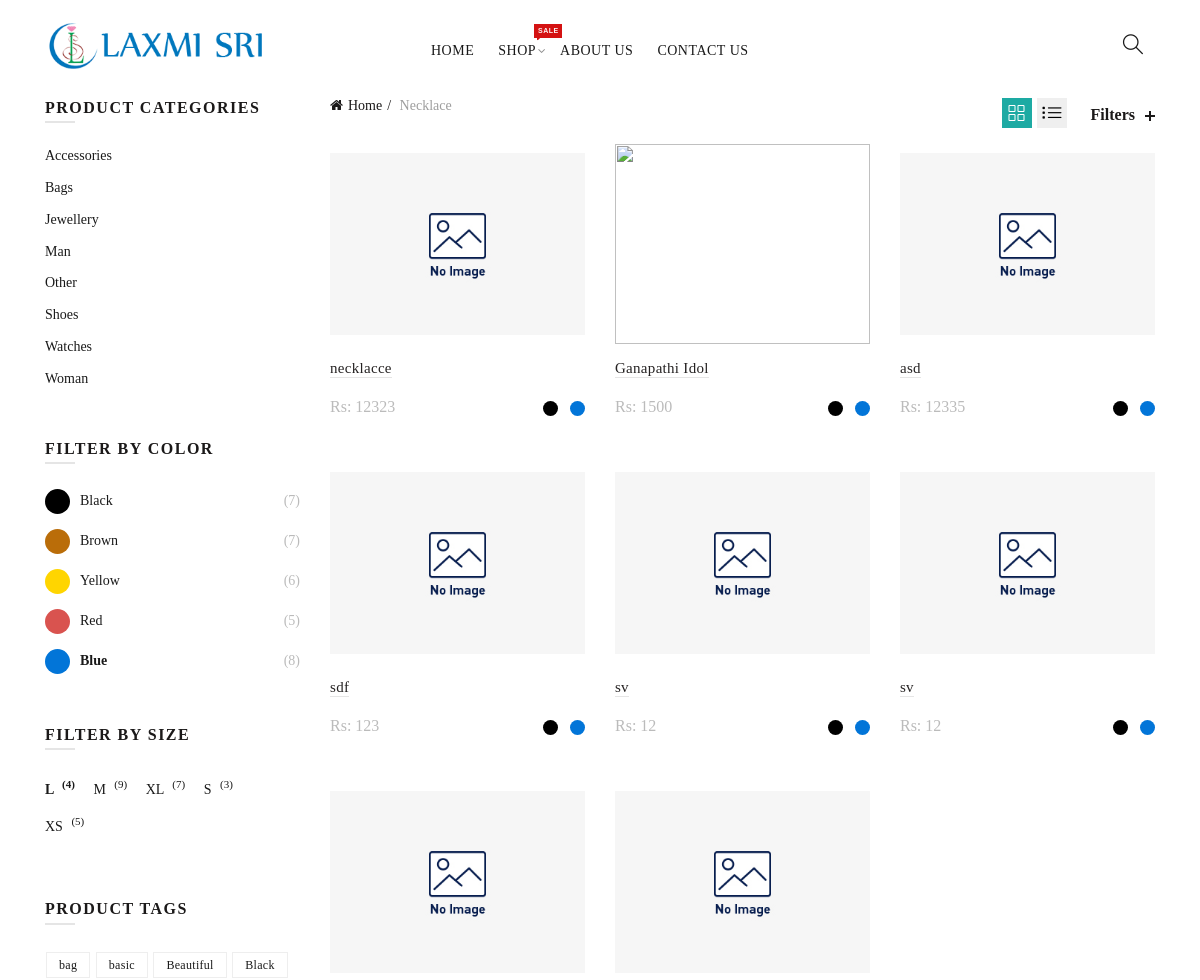
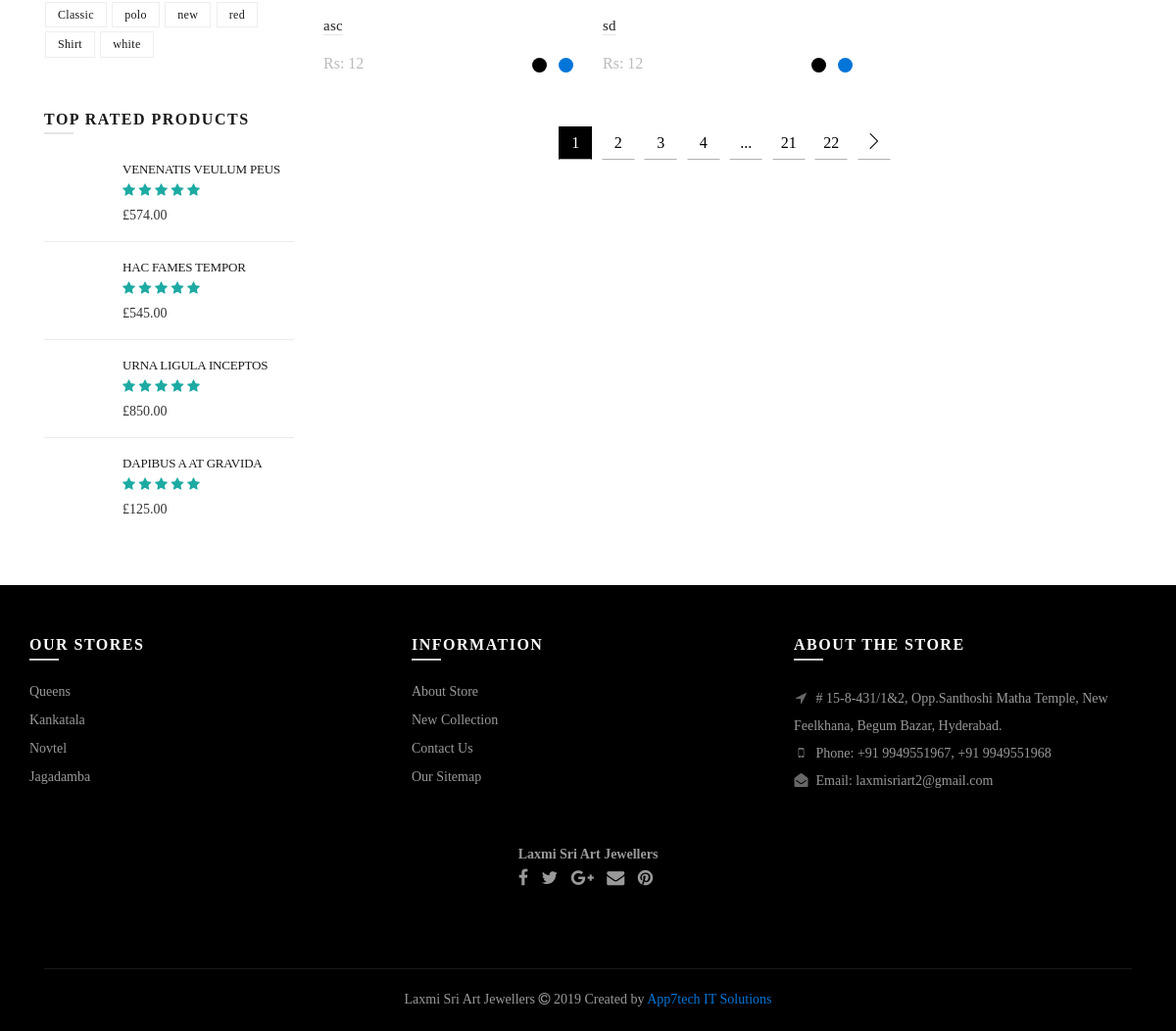
The app's page /products.php?category=2 with its own data (2 pictures, top to bottom).
### tables this page shows
CREATE TABLE `categories` (
  `category_id` int(11) NOT NULL,
  `category_name` varchar(255) NOT NULL,
  `featured` enum('yes','no') NOT NULL DEFAULT 'no',
  `status` int(11) NOT NULL DEFAULT '1',
  `date_time` datetime NOT NULL
);

CREATE TABLE `products` (
  `product_id` int(11) NOT NULL,
  `name` varchar(255) NOT NULL,
  `description` longtext NOT NULL,
  `price` float NOT NULL,
  `offer_price` float NOT NULL,
  `category_id` int(11) NOT NULL,
  `social_links` longtext NOT NULL,
  `images` longtext NOT NULL,
  `featured` int(11) NOT NULL DEFAULT '0',
  `offer` int(11) NOT NULL DEFAULT '0',
  `status` int(11) NOT NULL DEFAULT '1',
  `date_time` datetime NOT NULL
);

### products.php (the view, shortened to what this page needs)
<!DOCTYPE html>
<html>
    <head>
		<?php include_once('includes/head.php'); ?>
	</head>
    <body>
		<?php include_once('includes/header.php'); ?>
            <div class="container">
                <div class="row clearfix">
                <div class="col-xl-3 col-lg-3 col-mb-4 col-sm-12 col-xs-12">
                    <div class="b-sidebar">
                    <div class="b-filters_inner_area p-0">
                        <div class="b-sidebar_widget">
                        <h5 class="b-filter_title">PRODUCT CATEGORIES</h5>
                        <form action="#">
                            <ul>
                            <li><a href="#">Accessories</a></li>
                            <li><a href="#">Bags</a></li>
                            <li><a href="#">Jewellery</a></li>
                            <li><a href="#">Man</a></li>
                            <li><a href="#">Other</a></li>
                            <li><a href="#">Shoes</a></li>
                            <li><a href="#">Watches</a></li>
                            <li><a href="#">Woman</a></li>
                            </ul>
                        </form>
                        </div>
                        <div class="b-sidebar_widget">
                        <h5 class="b-filter_title">FILTER BY COLOR</h5>
                        <form action="#">
                            <ul class="b-color_filter">
                            <li>
                                <a href="#">
                                <span class="b-color_circle b-black"></span>
                                Black
                                </a>
                                <span class="b-count float-right">(7)</span>
                            </li>
                            <li>
                                <a href="#">
                                <span class="b-color_circle b-brown"></span>
                                Brown
                                </a>
                                <span class="b-count float-right">(7)</span>
                            </li>
                            <li>
                                <a href="#">
                                <span class="b-color_circle b-yellow"></span>
                                Yellow
                                </a>
                                <span class="b-count float-right">(6)</span>
                            </li>
                            <li>
                                <a href="#">
                                <span class="b-color_circle b-red"></span>
                                Red
                                </a>
                                <span class="b-count float-right">(5)</span>
                            </li>
                            <li>
                                <a href="#" class="b-acitve">
                                <span class="b-color_circle b-blue"></span>
                                Blue
                                </a>
                                <span class="b-count float-right">(8)</span>
                            </li>
                            </ul>
                        </form>
                        </div>
                        <div class="b-sidebar_widget">
                        <h5 class="b-filter_title">FILTER BY SIZE</h5>
                        <form action="#">
                            <ul class="b-list_ib">
                            <li><a href="#" class="b-acitve">L <span class="b-count_number">(4)</span></a></li>
                            <li><a href="#">M <span class="b-count_number">(9)</span></a></li>
                            <li><a href="#">XL <span class="b-count_number">(7)</span></a></li>
                            <li><a href="#">S <span class="b-count_number">(3)</span></a></li>
                            <li><a href="#">XS <span class="b-count_number">(5)</span></a></li>
                            </ul>
                        </form>
                        </div>
                        <div class="b-sidebar_widget">
                        <h5 class="b-filter_title">PRODUCT TAGS</h5>
                        <ul class="pl-0 b-tag_list">
                            <li><a href="#">bag</a></li>
                            <li><a href="#">basic</a></li>
                            <li><a href="#">Beautiful</a></li>
                            <li><a href="#">Black</a></li>
                            <li><a href="#">Classic</a></li>
                            <li><a href="#">polo</a></li>
                            <li><a href="#">new</a></li>
                            <li><a href="#">red</a></li>
                            <li><a href="#">Shirt</a></li>
                            <li><a href="#">white</a></li>
                        </ul>
                        </div>
                        <div class="b-sidebar_widget">
                        <h5 class="b-filter_title">Top rated products</h5>
                        <ul class="pl-0 mb-0 list-unstyled b-rated_product">
                            <li>
                            <h3><a href="#">VENENATIS VEULUM PEUS</a></h3>
                            <span class="d-block mb-2">
                                <i class="fa fa-star"></i>
                                <i class="fa fa-star"></i>
                                <i class="fa fa-star"></i>
                                <i class="fa fa-star"></i>
                                <i class="fa fa-star"></i>
                            </span>
                            <span>£574.00</span>
                            </li>
                            <li>
                            <h3><a href="#">HAC FAMES TEMPOR</a></h3>
                            <span class="d-block mb-2">
                                <i class="fa fa-star"></i>
                                <i class="fa fa-star"></i>
                                <i class="fa fa-star"></i>
                                <i class="fa fa-star"></i>
                                <i class="fa fa-star"></i>
                            </span>
                            <span>£545.00</span>
                            </li>
                            <li>
                            <h3><a href="#">URNA LIGULA INCEPTOS</a></h3>
                            <span class="d-block mb-2">
                                <i class="fa fa-star"></i>
                                <i class="fa fa-star"></i>
                                <i class="fa fa-star"></i>
                                <i class="fa fa-star"></i>
                                <i class="fa fa-star"></i>
                            </span>
                            <span>£850.00</span>
                            </li>
                            <li>
                            <h3><a href="#">DAPIBUS A AT GRAVIDA</a></h3>
                            <span class="d-block mb-2">
                                <i class="fa fa-star"></i>
                                <i class="fa fa-star"></i>
                                <i class="fa fa-star"></i>
                                <i class="fa fa-star"></i>
                                <i class="fa fa-star"></i>
                            </span>
                            <span>£125.00</span>
                            </li>
                        </ul>
                        </div>
                    </div>
                    </div>
                </div>
                <div class="col-xl-9 col-lg-9 col-mb-8 col-sm-12 col-xs-12">
                    <div class="row clearfix b-shop_head">
                    <div class="col-xl-6 col-lg-6 col-mb-6 col-sm-6 col-xs-12">
                        <nav class="b-shop_breadcrumb">
                        <a href="index.php">Home</a>
                        <?php
                            $cat_id = 0;
                            if(isset($_GET['category'])){
                                $cat_id = $_GET['category'];
                            }
                            $dbhandle = db_connect();
                            $sql = "SELECT * FROM `categories` WHERE category_id = $cat_id";
                            $category = mysqli_query($dbhandle,$sql);
                            if(mysqli_num_rows($category)>0){
                                $row = mysqli_fetch_array($category);
                                $category_name = $row['category_name'];
                            }else{
                                echo '<script>alert("No Category Found!"); window.location="index.php";</script>';
                            }
                        ?>
                        <span class="text-capitalize"> <?=$category_name;?> </span>
                        </nav>
                    </div>
                    <div class="col-xl-6 col-lg-6 col-mb-6 col-sm-6 col-xs-12 text-right">
                        <p class="b-result_count d-inline-block hidden-md-down">
                        <a href="shop-grid-leftbar.html" class="icon-grid icons b-active b-grid_button"></a>
                        <a href="shop-grid-list-switcher.html" class="icon-list icons b-list_button"></a>
                        </p>
                        <div class="b-filter_button d-inline-block">
                        <a href="javascript:;" class="b-open_filters">Filters</a>
                        </div>
                    </div>
                    </div>
                    <div class="b-products b-product_grid b-product_grid_four mb-4">
                        <div class="row clearfix">
                            <?php
                                $sql = "SELECT * FROM `products` WHERE category_id='$cat_id'";
                                $product = mysqli_query($dbhandle,$sql);
                                $iterate = 1;
                                if(mysqli_num_rows($product)>0){
                                    while($row = mysqli_fetch_array($product)){
                            ?>
                                        <div class="col-xl-4 col-lg-4 col-mb-4 col-sm-6 col-xs-12">
                                            <div class="b-product_grid_single">
                                                <div class="b-product_grid_header custom-prod-page-image">
                                                    <a href="#">
                                                    </a>
                                                </div>
                                                <div class="b-product_grid_info">
                                                    <h3 class="product-title">
                                                        <a href="#"><?=$row['name']?></a>
                                                    </h3>
                                                    <div class="clearfix">
                                                        <div class="b-product_grid_toggle float-left">
                                                            <span class="b-price">Rs: <?=$row['price']?></span>
                                                        </div>
                                                        <div class="b-product_options float-right">
                                                        <ul class="pl-0 mb-0 list-unstyled">
                                                            <li>
                                                                <span data-toggle="tooltip" title="" class="b-black" data-original-title="Black"></span>
                                                            </li>
                                                            <li>
                                                                <span data-toggle="tooltip" title="" class="b-blue" data-original-title="Blue"></span>
                                                            </li>
                                                        </ul>
                                                    </div>
                                                    </div>
                                                </div>
                                            </div>
                                        </div>
                            <?php
                                        $iterate++;
                                    }
                                }else{
                                    echo '<h3>No products Found!</h3>';
                                }
                            ?>
                        </div>
                        <?php if($iterate > 1){ ?>
                        <div class="b-pagination pt-2 pb-4">
                        <ul class="pl-0 text-center list-unstyled mb-0">
                            <li><a href="#" class="b-current_page">1</a></li>
                            <li><a href="#">2</a></li>
                            <li><a href="#">3</a></li>
                            <li><a href="#">4</a></li>
                            <li><a href="#">...</a></li>
                            <li><a href="#">21</a></li>
                            <li><a href="#">22</a></li>
                            <li><a href="#"><i class="icon-arrow-right icons"></i></a></li>
                        </ul>
                        </div>
                        <?php } ?>
                    </div>
                </div>
                </div>
            </div>
            <?php include_once('includes/footer.php'); ?>
        </div>
    </body>
</html>

### records on screen
categories: category_name "Necklace"
products: name "necklacce", price "12323"
products: name "Ganapathi Idol", price "1500"
products: name "asd", price "12335"
products: name "sdf", price "123"
products: name "sv", price "12"
products: name "sv", price "12"
products: name "asc", price "12"
products: name "sd", price "12"
